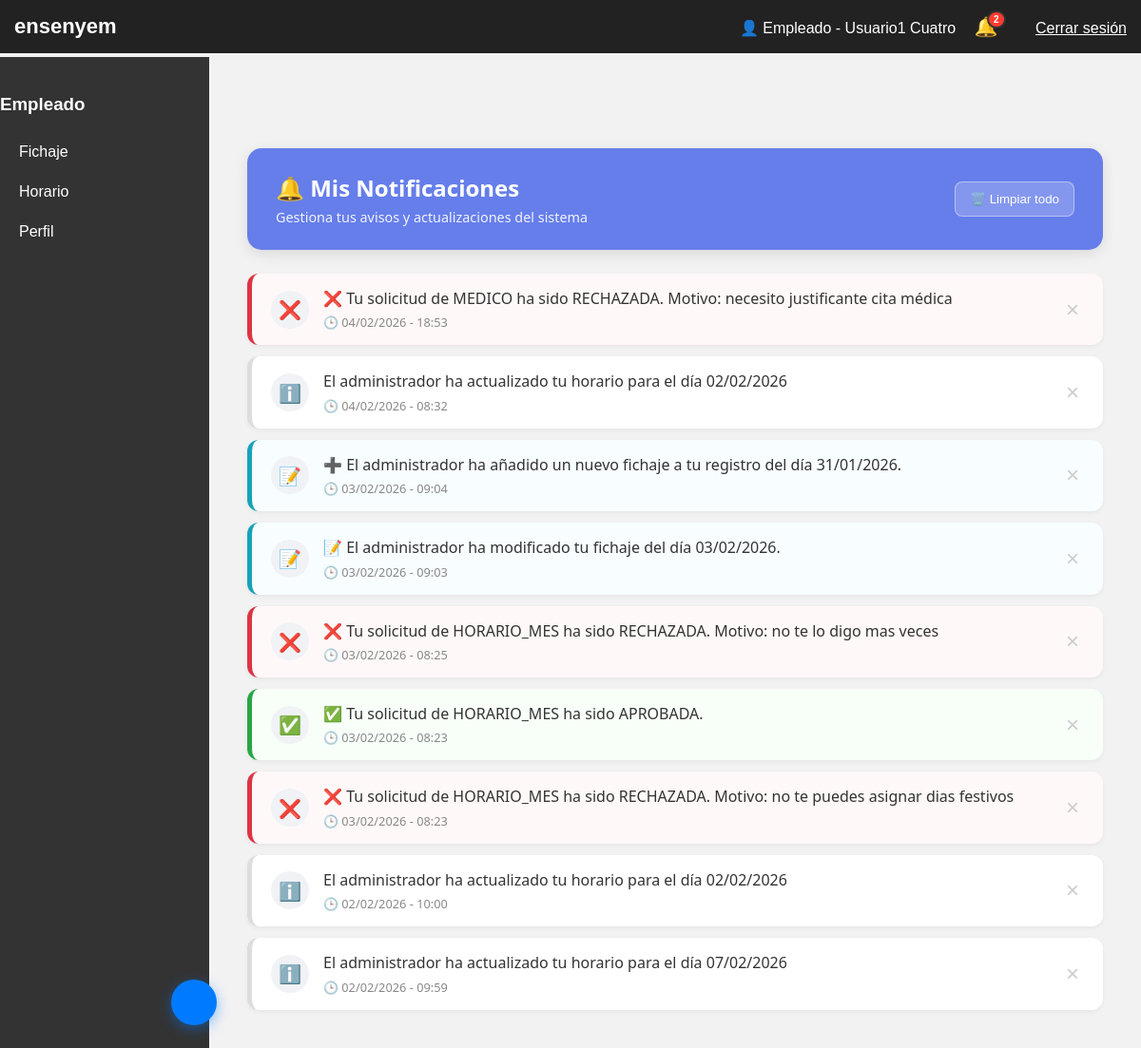
The page /panel.php?seccion=notificaciones (signed in) on the database as committed earlier.
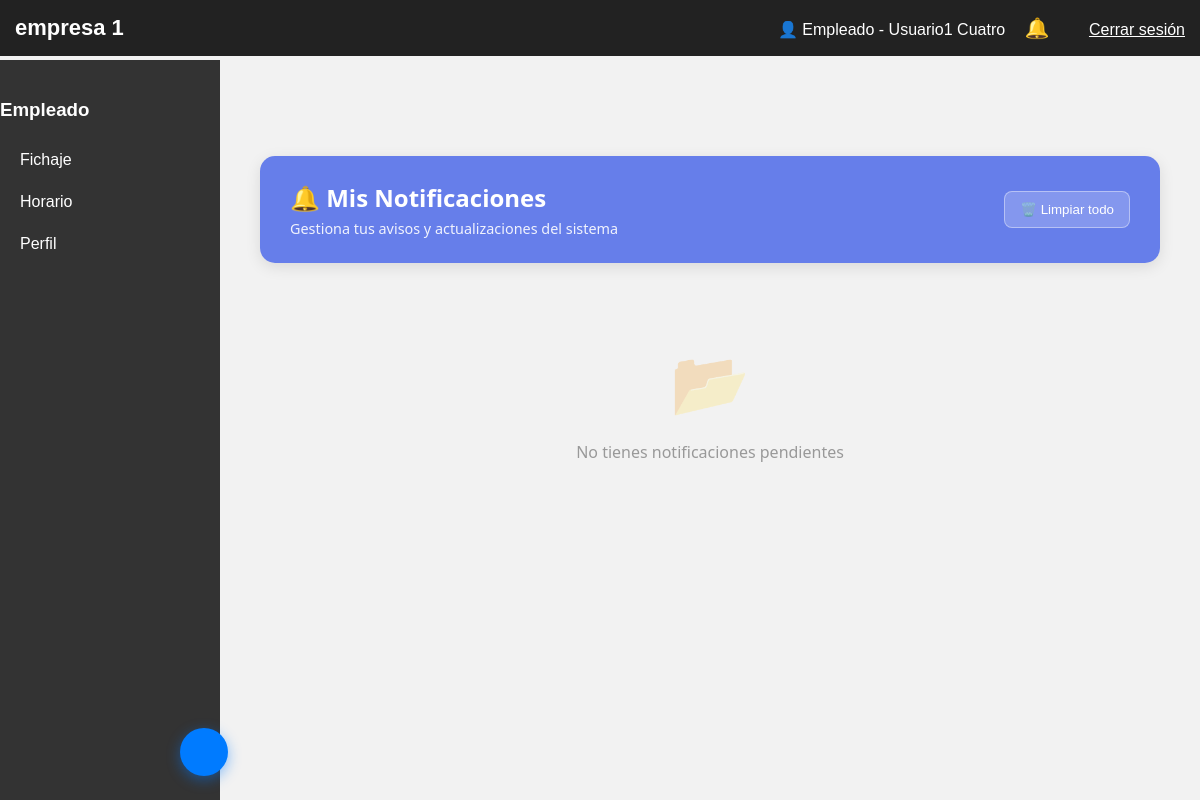
The same page on the database as committed later.
### tables this page shows
CREATE TABLE `notificaciones` (
  `id_notificacion` int(11) NOT NULL,
  `id_usuario` int(11) NOT NULL,
  `mensaje` text NOT NULL,
  `tipo` varchar(50) DEFAULT NULL,
  `leida` tinyint(1) DEFAULT 0,
  `fecha_creacion` timestamp NOT NULL DEFAULT current_timestamp()
);

### secciones/notificaciones.php (the view, shortened to what this page needs)
<?php
$idUsuario = $_SESSION['usuario']['id'];
$pdo->prepare("DELETE FROM NOTIFICACIONES WHERE id_usuario = ? AND fecha_creacion < DATE_SUB(NOW(), INTERVAL 30 DAY)")->execute([$idUsuario]);
$stmt = $pdo->prepare("SELECT * FROM NOTIFICACIONES WHERE id_usuario = ? ORDER BY fecha_creacion DESC");
$stmt->execute([$idUsuario]);
$notificaciones = $stmt->fetchAll(PDO::FETCH_ASSOC);
?>
<link rel="stylesheet" href="css/notificaciones.css">
<div class="notif-page-container">
    <div class="notif-header-banner">
        <div class="header-content">
            <h2>🔔 Mis Notificaciones</h2>
            <p>Gestiona tus avisos y actualizaciones del sistema</p>
        </div>
        <button class="btn-clear-all" onclick="eliminarTodas()">
            <span class="icon">🗑️</span> Limpiar todo
        </button>
    </div>
    <div class="notif-list-container">
        <?php if (empty($notificaciones)): ?>
            <div class="notif-empty-state">
                <div class="empty-icon">📂</div>
                <p>No tienes notificaciones pendientes</p>
            </div>
        <?php else: ?>
            <div class="notif-grid" id="contenedor-notificaciones">
                <?php foreach ($notificaciones as $n):
                    $icono = 'ℹ️';
                    $claseTipo = '';
                    $msg = $n['mensaje'];
                    if (strpos($msg, 'ACEPTADA') !== false || strpos($msg, 'APROBADA') !== false) {
                        $icono = '✅'; $claseTipo = 'notif-success';
                    } elseif (strpos($msg, 'RECHAZADA') !== false) {
                        $icono = '❌'; $claseTipo = 'notif-danger';
                    } elseif (strpos($msg, 'modificado') !== false || strpos($msg, 'añadido') !== false) {
                        $icono = '📝'; $claseTipo = 'notif-info';
                    }
                ?>
                    <div class="notif-card <?= $claseTipo ?>" id="notif-<?= $n['id_notificacion'] ?>">
                        <div class="notif-icon-circle"><?= $icono ?></div>
                        <div class="notif-content">
                            <p class="notif-message"><?= htmlspecialchars($msg) ?></p>
                            <span class="notif-date">
                                🕒 <?= date('d/m/Y - H:i', strtotime($n['fecha_creacion'])) ?>
                            </span>
                        </div>
                        <button class="btn-delete-single" onclick="eliminarNotificacion(<?= $n['id_notificacion'] ?>)" title="Eliminar">
                            &times;
                        </button>
                    </div>
                <?php endforeach; ?>
            </div>
        <?php endif; ?>
    </div>
</div>

### panel.php (shortened to what this page needs)
<?php
require_once 'config.php';
$usuario  = $_SESSION['usuario'];
$idUsuario = $usuario['id'];
$esAdmin  = $_SESSION['es_admin'] ?? null;
$seccion = $_GET['seccion'] ?? 'fichaje';
$empresa  = $_SESSION['empresa_activa'];
$cssFile  = "css/empresa_$empresa.css";
$nombreEmpresa = "Empresa desconocida";
foreach ($_SESSION['usuario']['empresas'] as $emp) {
    if ($emp['id_empresa'] == $empresa) {
        $nombreEmpresa = $emp['nombre'];
        break;
    }
}
?>
<!DOCTYPE html>
<html lang="es">
<head>
    <link rel="stylesheet" href="<?= $cssFile ?>">
</head>
<body>
    <header>
        <div class="logo"><?= htmlspecialchars($nombreEmpresa) ?></div>
        <div>
            <span style="color:white; margin-right:15px;">
                <?= $esAdmin ? '👤 Admin' : '👤 Empleado' ?> -
                <?= htmlspecialchars($usuario['nombre'] . ' ' . $usuario['apellidos']) ?>
            </span>
            <div class="notification-container" style="display: inline-block; position: relative; margin-right: 15px;">
                <?php
                $stmtNotif = $pdo->prepare("SELECT COUNT(*) FROM NOTIFICACIONES WHERE id_usuario = ? AND leida = 0");
                $stmtNotif->execute([$idUsuario]);
                $countNotif = $stmtNotif->fetchColumn();
                $badge = ($countNotif > 9) ? '9+' : $countNotif;
                ?>
                <a href="panel.php?seccion=notificaciones" style="text-decoration: none; font-size: 20px;">
                    🔔
                    <?php if ($countNotif > 0): ?>
                        <span class="notification-badge"><?= $badge ?></span>
                    <?php endif; ?>
                </a>
            </div>
            <a href="logout.php" style="color:white; margin-left:20px;">Cerrar sesión</a>
        </div>
    </header>
    <?php if($esAdmin): ?>
        <div class="sidebar">
            <h3 class="sidebar-title">Administrador</h3>
            <a class="submenu-btn">
                Fichaje
                <svg class="arrow-icon" width="16" height="16" viewBox="0 0 20 20">
                    <path d="M 10 13.7 a 0.897 0.897 0 0 1 -0.636 -0.264 l -4.6 -4.6 a 0.9 0.9 0 1 1 1.272 -1.273 L 10 11.526 l 3.964 -3.963 a 0.9 0.9 0 0 1 1.272 1.273 l -4.6 4.6 A 0.897 0.897 0 0 1 10 13.7 Z"></path>
                </svg>
            </a>
            <div class="submenu-content">
                <a href="panel.php?seccion=fichaje&vista=inicio">Fichar</a>
                <a href="panel.php?seccion=fichaje&vista=ver">Ver fichajes</a>
                <a href="panel.php?seccion=fichaje&vista=modificar">Modificar fichajes</a>
            </div>
            <a class="submenu-btn">
                Horario
                <svg class="arrow-icon" width="16" height="16" viewBox="0 0 20 20">
                    <path d="M 10 13.7 a 0.897 0.897 0 0 1 -0.636 -0.264 l -4.6 -4.6 a 0.9 0.9 0 1 1 1.272 -1.273 L 10 11.526 l 3.964 -3.963 a 0.9 0.9 0 0 1 1.272 1.273 l -4.6 4.6 A 0.897 0.897 0 0 1 10 13.7 Z"></path>
                </svg>
            </a>
            <div class="submenu-content">
                <a href="panel.php?seccion=horario&vista=peticiones">Peticiones</a>
                <a href="panel.php?seccion=horario&vista=cuadrantes">Cuadrantes</a>
            </div>
            <a class="submenu-btn">
                Reportes
                <svg class="arrow-icon" width="16" height="16" viewBox="0 0 20 20">
                    <path d="M 10 13.7 a 0.897 0.897 0 0 1 -0.636 -0.264 l -4.6 -4.6 a 0.9 0.9 0 1 1 1.272 -1.273 L 10 11.526 l 3.964 -3.963 a 0.9 0.9 0 0 1 1.272 1.273 l -4.6 4.6 A 0.897 0.897 0 0 1 10 13.7 Z"></path>
                </svg>
            </a>
            <div class="submenu-content">
                <a href="panel.php?seccion=reportes&vista=generar">Generar reportes</a>
                <a href="panel.php?seccion=reportes&vista=historial">Historial reportes</a>
            </div>
            <a class="submenu-btn">
                Gestión empleados
                <svg class="arrow-icon" width="16" height="16" viewBox="0 0 20 20">
                    <path d="M 10 13.7 a 0.897 0.897 0 0 1 -0.636 -0.264 l -4.6 -4.6 a 0.9 0.9 0 1 1 1.272 -1.273 L 10 11.526 l 3.964 -3.963 a 0.9 0.9 0 0 1 1.272 1.273 l -4.6 4.6 A 0.897 0.897 0 0 1 10 13.7 Z"></path>
                </svg>
            </a>
            <div class="submenu-content">
                <a href="panel.php?seccion=empleados&vista=lista">Ver empleados</a>
                <a href="panel.php?seccion=empleados&vista=nuevo">Añadir empleados</a>
            </div>
            <a href="panel.php?seccion=perfil">Perfil</a>
        </div>
    <?php else: ?>
        <div class="sidebar">
            <h3>Empleado</h3>
            <a href="panel.php?seccion=fichaje">Fichaje</a>
            <a href="panel.php?seccion=horario">Horario</a>
            <a href="panel.php?seccion=perfil">Perfil</a>
        </div>
    <?php endif; ?>
    <main>
        <?php
        if ($seccion === "notificaciones") include "secciones/notificaciones.php";
        ?>
    </main>
    <button class="chat-fab" id="chatFab" title="Asistente IA" aria-label="Abrir asistente IA">
    </button>
</body>
</html>

### css/empresa_1.css (style rules this page uses)
body { margin:0; font-family: Arial; background:#f2f2f2; }
header { background:#222; color:white; padding:15px; display:flex; align-items:center; justify-content:space-between; position: sticky; top: 0; z-index: 1000; }
.logo { font-weight:bold; font-size:22px; }
.sidebar { width:220px; background:#333; color:white; position:fixed; top:60px; bottom:0; padding-top:20px; }
.sidebar a { display:block; padding:12px 20px; color:white; text-decoration:none; transition:0.2s; }
main { margin-left:220px; padding:20px; margin-top:60px; }
.chat-fab { position: fixed; bottom: 24px; left: 180px; width: 48px; height: 48px; background: #007bff; border: none; border-radius: 50%; color: white; font-size: 22px; cursor: pointer; box-shadow: 0 4px 14px rgba(0,123,255,0.45); display: flex; align-items: center; justify-content: center; z-index: 9999; transition: background 0.2s, transform 0.2s; }
.notification-badge { position: absolute; top: -5px; right: -8px; background-color: #ff3b30; color: white; border-radius: 50%; padding: 2px 5px; font-size: 10px; font-weight: bold; border: 2px solid #333; }

### css/notificaciones.css (style rules this page uses)
.notif-page-container { padding: 20px; max-width: 900px; margin: 0 auto; font-family: 'Segoe UI', Tahoma, Geneva, Verdana, sans-serif; }
.notif-header-banner { display: flex; justify-content: space-between; align-items: center; padding: 25px 30px; background: linear-gradient(135deg, #667eea 0%, #667eea 100%); color: white; border-radius: 15px; margin-bottom: 25px; box-shadow: 0 4px 15px rgba(0,0,0,0.1); }
.notif-header-banner h2 { margin: 0; font-size: 1.5rem; }
.notif-header-banner p { margin: 5px 0 0 0; opacity: 0.9; font-size: 0.9rem; }
.btn-clear-all { background: rgba(255,255,255,0.2); border: 1px solid rgba(255,255,255,0.4); color: white; padding: 10px 15px; border-radius: 8px; cursor: pointer; transition: all 0.3s; font-weight: 500; }
.notif-empty-state { text-align: center; padding: 50px; color: #999; }
.empty-icon { font-size: 4rem; margin-bottom: 15px; opacity: 0.3; }
.notif-grid { display: flex; flex-direction: column; gap: 12px; }
.notif-card { background: white; border-radius: 12px; padding: 15px 20px; display: flex; align-items: center; gap: 15px; position: relative; box-shadow: 0 2px 5px rgba(0,0,0,0.05); border-left: 5px solid #ddd; transition: transform 0.2s, opacity 0.3s; }
.notif-success { border-left-color: #28a745; background: #f8fff9; }
.notif-danger { border-left-color: #dc3545; background: #fff8f8; }
.notif-info { border-left-color: #17a2b8; background: #f8fdff; }
.notif-icon-circle { width: 40px; height: 40px; background: #f0f2f5; border-radius: 50%; display: flex; align-items: center; justify-content: center; font-size: 1.2rem; flex-shrink: 0; }
.notif-content { flex-grow: 1; }
.notif-message { margin: 0; color: #333; font-size: 1rem; line-height: 1.4; }
.notif-date { display: block; margin-top: 5px; color: #888; font-size: 0.8rem; }
.btn-delete-single { background: none; border: none; color: #ccc; font-size: 1.5rem; cursor: pointer; padding: 0 5px; transition: color 0.2s; }

### panel.php (style rules this page uses)
.chat-fab { position: fixed; bottom: 24px; left: 180px; width: 48px; height: 48px; background: #007bff; border: none; border-radius: 50%; color: white; font-size: 22px; cursor: pointer; box-shadow: 0 4px 14px rgba(0,123,255,0.45); display: flex; align-items: center; justify-content: center; z-index: 9999; transition: background 0.2s, transform 0.2s; }

Rows that differ between the two databases and show on the page:
removed notificaciones: mensaje "❌", mensaje "❌ Tu solicitud de MEDICO ha sido RECHAZADA. Motivo: necesito justificante cita médica", fecha_creacion "04/02/2026 - 18:53"
removed notificaciones: icono "ℹ️", mensaje "El administrador ha actualizado tu horario para el día 02/02/2026", fecha_creacion "04/02/2026 - 08:32"
removed notificaciones: mensaje "📝", mensaje "➕ El administrador ha añadido un nuevo fichaje a tu registro del día 31/01/2026.", fecha_creacion "03/02/2026 - 09:04"
removed notificaciones: mensaje "📝", mensaje "📝 El administrador ha modificado tu fichaje del día 03/02/2026.", fecha_creacion "03/02/2026 - 09:03"
removed notificaciones: mensaje "❌", mensaje "❌ Tu solicitud de HORARIO_MES ha sido RECHAZADA. Motivo: no te lo digo mas veces", fecha_creacion "03/02/2026 - 08:25"
removed notificaciones: mensaje "✅", mensaje "✅ Tu solicitud de HORARIO_MES ha sido APROBADA.", fecha_creacion "03/02/2026 - 08:23"
removed notificaciones: mensaje "❌", mensaje "❌ Tu solicitud de HORARIO_MES ha sido RECHAZADA. Motivo: no te puedes asignar dias festivos", fecha_creacion "03/02/2026 - 08:23"
removed notificaciones: icono "ℹ️", mensaje "El administrador ha actualizado tu horario para el día 02/02/2026", fecha_creacion "02/02/2026 - 10:00"
removed notificaciones: icono "ℹ️", mensaje "El administrador ha actualizado tu horario para el día 07/02/2026", fecha_creacion "02/02/2026 - 09:59"
Other text that changed with them:
$nombreEmpresa: "ensenyem" → "empresa 1"
$badge: "2" → (not shown)
text now shown: "📂 No tienes notificaciones pendientes"
